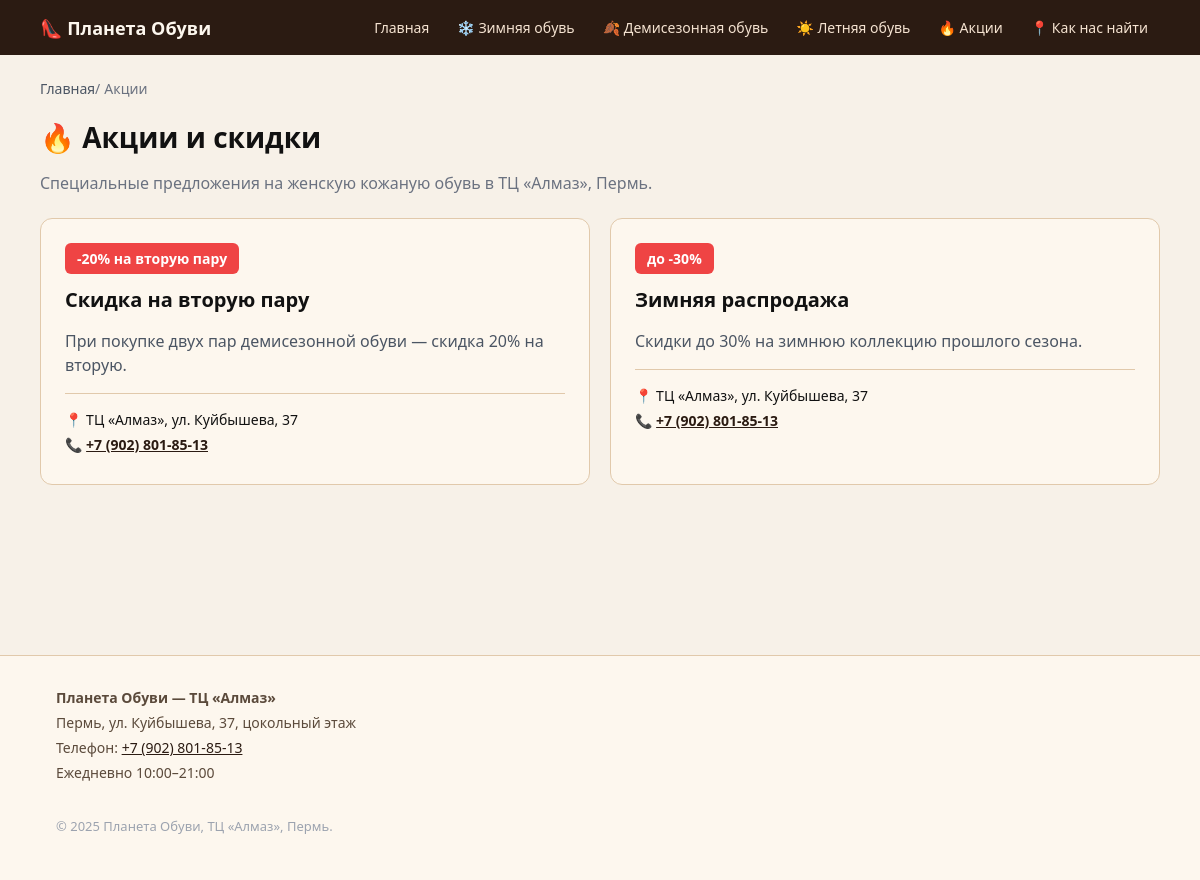
Page /promotions on the committed database.
### app/models.py (models this page shows)
class Category(Base):
    __tablename__ = "categories"
    id = Column(Integer, primary_key=True, index=True)
    name = Column(String(255), nullable=False)
    slug = Column(String(255), unique=True, nullable=False, index=True)
    icon = Column(String(32), nullable=True)  # emoji или иконка
    sort_order = Column(Integer, default=0, nullable=False)
    subcategories = relationship("Subcategory", back_populates="category", order_by="Subcategory.sort_order")

class Promotion(Base):
    __tablename__ = "promotions"
    id = Column(Integer, primary_key=True, index=True)
    title = Column(String(255), nullable=False)
    slug = Column(String(255), unique=True, nullable=False, index=True)
    description = Column(Text, nullable=True)
    discount_text = Column(String(255), nullable=True)
    start_date = Column(Date, nullable=True)
    end_date = Column(Date, nullable=True)
    is_active = Column(Boolean, default=True, nullable=False)
    created_at = Column(DateTime, default=datetime.utcnow, nullable=False)

### app/main.py (the view)
@app.get("/promotions", response_class=HTMLResponse)
def promotions_page(request: Request, db: Session = Depends(get_db)) -> HTMLResponse:
    all_categories = db.query(Category).options(joinedload(Category.subcategories)).order_by(Category.sort_order).all()
    promotions: List[Promotion] = (
        db.query(Promotion)
        .filter(Promotion.is_active.is_(True))
        .order_by(Promotion.created_at.desc())
        .all()
    )
    return templates.TemplateResponse(
        "promotions.html",
        {
            "request": request,
            "categories": all_categories,
            "promotions": promotions,
            "page_title": "Акции и скидки — женская кожаная обувь | ТЦ «Алмаз», Пермь",
            "meta_description": "Актуальные акции и скидки на женскую кожаную обувь в Перми. ТЦ «Алмаз».",
        },
    )

### app/templates/promotions.html
{% extends "base.html" %}
{% block content %}
<nav class="breadcrumbs" aria-label="Хлебные крошки">
  <ol>
    <li><a href="/">Главная</a> /</li>
    <li>Акции</li>
  </ol>
</nav>
<section class="promotions-page">
  <h1>🔥 Акции и скидки</h1>
  <p class="section-subtitle">
    Специальные предложения на женскую кожаную обувь в ТЦ «Алмаз», Пермь.
  </p>
  {% if promotions %}
  <div class="promo-grid">
    {% for promo in promotions %}
    <article class="promo-card">
      <div class="promo-card-header">
        {% if promo.discount_text %}
        <span class="promo-badge">{{ promo.discount_text }}</span>
        {% endif %}
        <h2>{{ promo.title }}</h2>
      </div>
      {% if promo.description %}
      <p class="promo-description">{{ promo.description }}</p>
      {% endif %}
      <div class="promo-cta">
        <p>📍 ТЦ «Алмаз», ул. Куйбышева, 37</p>
        <p>📞 <a href="tel:+79028018513">+7 (902) 801-85-13</a></p>
      </div>
    </article>
    {% endfor %}
  </div>
  {% else %}
  <p class="product-empty">Сейчас активных акций нет. Следите за обновлениями!</p>
  {% endif %}
</section>
{% endblock %}

### app/templates/base.html (shortened to what this page needs)
<!DOCTYPE html>
<html lang="ru">
  <head>
    <link rel="stylesheet" href="{{ url_for('static', path='/style.css') }}" />
  </head>
  <body>
    <header class="header">
      <div class="container header-inner">
        <div class="logo">
          <a href="/">👠 Планета Обуви</a>
        </div>
        <nav class="nav">
          <a href="/" class="nav-link">Главная</a>
          {% if categories is defined %}
            {% for cat in categories %}
            <div class="nav-dropdown">
              <a href="/category/{{ cat.slug }}" class="nav-link nav-link-dropdown">
                {{ cat.icon }} {{ cat.name }}
              </a>
            </div>
            {% endfor %}
          {% endif %}
          <a href="/promotions" class="nav-link">🔥 Акции</a>
          <a href="/map" class="nav-link">📍 Как нас найти</a>
        </nav>
      </div>
    </header>
    <main class="main container">
      {% block content %}{% endblock %}
    </main>
    <footer class="footer" itemscope itemtype="https://schema.org/LocalBusiness">
      <div class="container footer-inner">
        <div class="footer-info">
          <p itemprop="name"><strong>Планета Обуви — ТЦ «Алмаз»</strong></p>
          <p itemprop="address" itemscope itemtype="https://schema.org/PostalAddress">
            <span itemprop="addressLocality">Пермь</span>,
            <span itemprop="streetAddress">ул. Куйбышева, 37, цокольный этаж</span>
          </p>
          <p>Телефон: <a href="tel:+79028018513" itemprop="telephone">+7 (902) 801-85-13</a></p>
          <p itemprop="openingHours" content="Mo-Su 10:00-21:00">Ежедневно 10:00–21:00</p>
        </div>
        <p class="footer-copy">&copy; 2025 Планета Обуви, ТЦ «Алмаз», Пермь.</p>
      </div>
    </footer>
  </body>
</html>

### static/style.css (style rules this page uses)
* { box-sizing: border-box; }
body { margin: 0; font-family: system-ui, -apple-system, BlinkMacSystemFont, "Segoe UI", sans-serif; color: #111111; background-color: #f7f1e8; }
a { color: #2b1b12; }
.container { max-width: 1120px; margin: 0 auto; padding: 0 16px; }
.header { background-color: #2b1b12; color: #fdf7ee; position: sticky; top: 0; z-index: 100; }
.header-inner { display: flex; align-items: center; justify-content: space-between; padding: 12px 0; gap: 16px; }
.logo a { color: #fdf7ee; text-decoration: none; font-weight: 600; font-size: 18px; }
.nav { display: flex; gap: 4px; flex-wrap: wrap; align-items: center; }
.nav-link { color: #f5e3d1; text-decoration: none; font-size: 14px; padding: 6px 12px; border-radius: 6px; transition: background-color 0.15s ease, color 0.15s ease; }
.nav-dropdown { position: relative; }
.nav-link-dropdown { display: inline-flex; align-items: center; gap: 4px; }
.main { padding: 24px 0 48px; min-height: calc(100vh - 200px); }
.breadcrumbs { font-size: 14px; margin-bottom: 20px; color: #6b7280; }
.breadcrumbs ol { list-style: none; display: flex; flex-wrap: wrap; gap: 4px; padding: 0; margin: 0; }
.breadcrumbs li { display: flex; align-items: center; }
.breadcrumbs a { color: #4b5563; text-decoration: none; }
.promotions-page { margin-bottom: 32px; }
.promotions-page h1 { font-size: 28px; margin: 0 0 12px; }
.section-subtitle { color: #6b7280; margin-bottom: 24px; }
.promo-grid { display: grid; grid-template-columns: repeat(auto-fit, minmax(300px, 1fr)); gap: 20px; }
.promo-card { background-color: #fdf7ee; border-radius: 12px; border: 1px solid #e1c9ab; padding: 24px; transition: all 0.2s ease; }
.promo-card-header { margin-bottom: 16px; }
.promo-badge { display: inline-block; padding: 6px 12px; background-color: #ef4444; color: #fff; border-radius: 6px; font-size: 14px; font-weight: 700; margin-bottom: 12px; }
.promo-card h2 { font-size: 20px; margin: 0; }
.promo-description { color: #4b5563; line-height: 1.5; margin-bottom: 16px; }
.promo-cta { padding-top: 16px; border-top: 1px solid #e1c9ab; }
.promo-cta p { margin: 0 0 6px; font-size: 14px; }
.promo-cta a { color: #2b1b12; font-weight: 600; }
.footer { border-top: 1px solid #e1c9ab; padding: 32px 0; font-size: 14px; color: #5b4a3b; background-color: #fdf7ee; }
.footer-inner { display: flex; flex-direction: column; gap: 16px; }
.footer-info p { margin: 0 0 6px; }
.footer-info a { color: #2b1b12; font-weight: 500; }
.footer-copy { color: #9ca3af; font-size: 13px; }

### rows in the picture
Category: icon "❄️", name "Зимняя обувь"
Category: icon "🍂", name "Демисезонная обувь"
Category: icon "☀️", name "Летняя обувь"
Promotion: discount_text "-20% на вторую пару", title "Скидка на вторую пару", description "При покупке двух пар демисезонной обуви — скидка 20% на вторую."
Promotion: discount_text "до -30%", title "Зимняя распродажа", description "Скидки до 30% на зимнюю коллекцию прошлого сезона."
